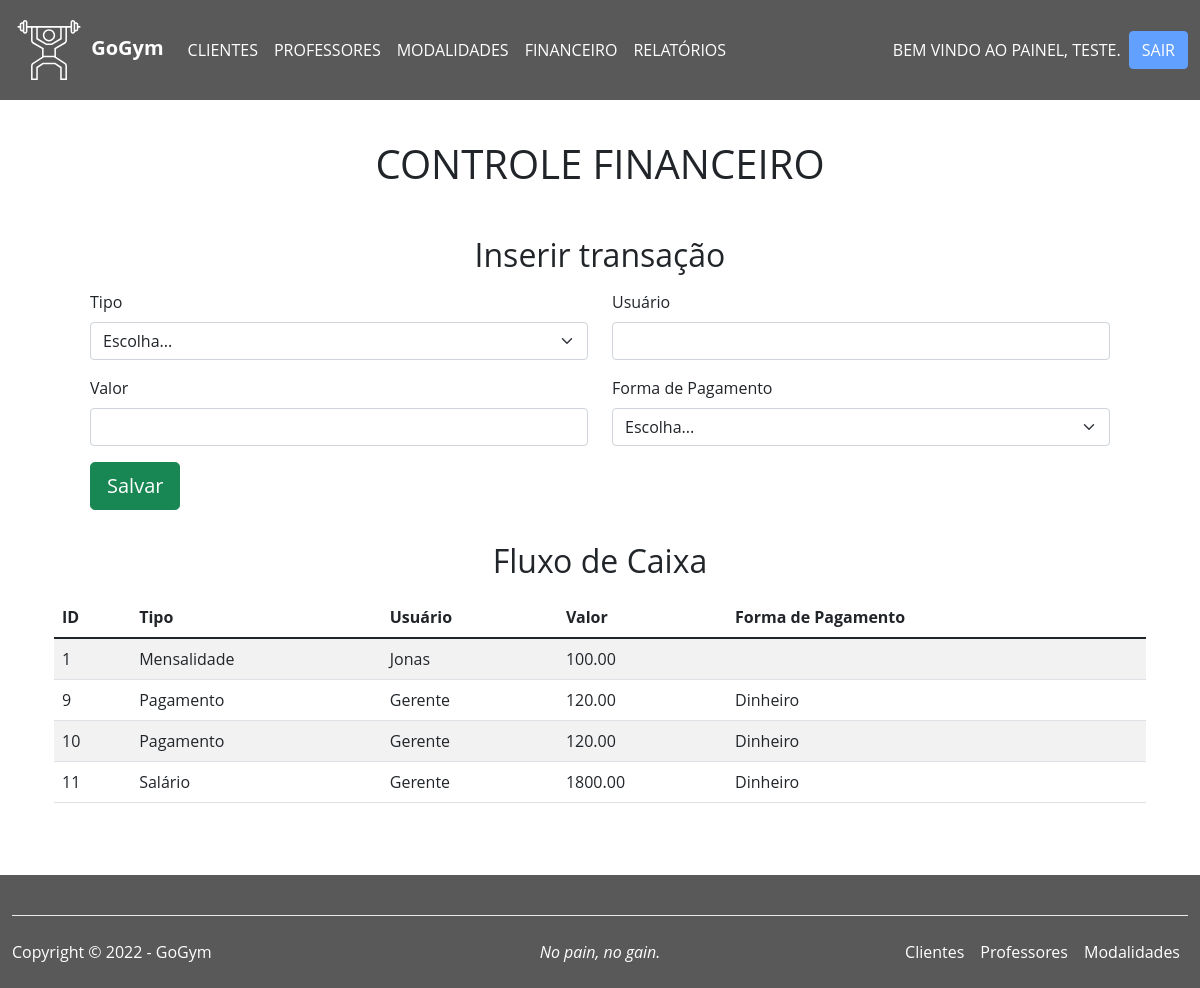
/financeiro.php (signed in), run on the app's committed database.
### tables this page shows
CREATE TABLE `financeiro` (
  `id` int(11) NOT NULL,
  `tipo` varchar(30) NOT NULL,
  `usuario` varchar(80) NOT NULL,
  `valor` decimal(7,2) NOT NULL,
  `forma` varchar(20) NOT NULL
);

### financeiro.php (the view, shortened to what this page needs)
<?php
  require './src/service/connect.php';
  $sql_search = "SELECT * FROM financeiro";
  $resultado = mysqli_query($connect, $sql_search);
  if($resultado){
     $fluxoDeCx = mysqli_fetch_all($resultado, MYSQLI_ASSOC);
  }
?>
<!DOCTYPE html>
<html>
<head>
    <link rel="stylesheet" href="./assets/css/main.css">
    <link href="https://cdn.jsdelivr.net/npm/bootstrap@5.1.3/dist/css/bootstrap.min.css" rel="stylesheet"
>
</head>
<body>
  <?php
    include './assets/includes/navbar.php';
  ?>
    <main class="py-3 my-2">
      <section class="container bg-white cadastro">
      <h1 class="text-uppercase py-3 text-center">Controle Financeiro</h1>
      <div class="container-fluid bg-white py-3 px-5">
        <h2 class="text-center py-2">Inserir transação</h2>
        <form method="POST">
          <div class="mb-3 row">
            <div class="col">
              <label class="form-label" for="">Tipo</label>
              <select name="tipo" id="tipo" class="form-select">
                <option selected disabled>Escolha...</option>
              </select>
            </div>
            <div class="col">
              <label class="form-label" for="">Usuário</label>
              <input type="text" name="usuario" id="usuario" class="form-control">
            </div>
          </div>
          <div class="row mb-3">
            <div class="col">
              <label class="form-label" for="">Valor</label>
              <input class="form-control" type="text" name="valor" id="valor">
            </div>
            <div class="col">
              <label class="form-label" for="">Forma de Pagamento</label>
              <select name="forma" id="forma" class="form-select">
                <option selected disabled>Escolha...</option>
              </select>
            </div>
          </div>
          <div class="row mb-3">
            <div class="float-start">
              <button type="submit" class="btn btn-success btn-lg" name="enviar" id="enviar">
                 Salvar
              </button>
            </div>
          </div>
        </form>
      </div>
      </section>
      <section class="container bg-white cadastro">
        <h2 class="text-center">Fluxo de Caixa</h2>
        <div class="container py-2 my-2" id="financeiro">
          <table class="table table-striped table-hover">
            <thead>
              <tr class="text-justify fw-bold">
                <th>ID</th>
                <th>Tipo</th>
                <th>Usuário</th>
                <th>Valor</th>
                <th>Forma de Pagamento</th>
              </tr>
            </thead>
            <tbody>
              <?php foreach ($fluxoDeCx as $fluxo) : ?>
                <tr class="text-justify">
                    <td><?= $fluxo['id'] ?></td>
                    <td><?= $fluxo['tipo'] ?></td>
                    <td><?= $fluxo['usuario'] ?></td>
                    <td><?= $fluxo['valor'] ?> </td>
                    <td><?= $fluxo['forma'] ?></td>
                </tr>
              <?php endforeach; ?>
            </tbody>
          </table>
        </div>
      </section>
    </main>
  <?php
   include './assets/includes/footer.php';
  ?>
</body>
</html>

### assets/css/main.css (style rules this page uses)
* { margin: 0; padding: 0; font-family: 'Open Sans', sans-serif; box-sizing: border-box; }
body { background: url(../img/Fundo_academia.jpg) center center/100% 100% no-repeat fixed; }
.cadastro { border-radius: 8px; }

### data on the page
financeiro: id "1", tipo "Mensalidade", usuario "Jonas", valor "100.00"
financeiro: id "9", tipo "Pagamento", usuario "Gerente", valor "120.00", forma "Dinheiro"
financeiro: id "10", tipo "Pagamento", usuario "Gerente", valor "120.00", forma "Dinheiro"
financeiro: id "11", tipo "Salário", usuario "Gerente", valor "1800.00", forma "Dinheiro"

### other printed values
$_SESSION['nome'] "TESTE"
